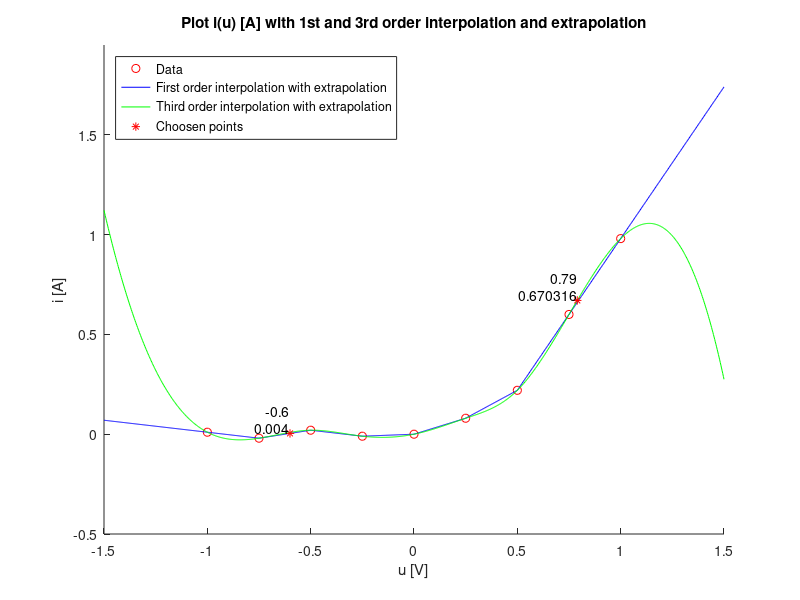

Source code (MATLAB):
clc;
clear;

%data
u = -1:0.25:1;
i = [0.01 -0.02 0.02 -0.01 0 0.08 0.22 0.6 0.98];
u1=-0.6;
u2=0.79;
xe=linspace(-1.5,1.5,1000); 

%interpolation 1st order with extrapolation
y1 = interp1(u,i,xe,'linear','extrap');

%interpolation 3rd order with extrapolation
y3 = spline(u, i, xe);

%interpolation of i for u1 and u2
i1=interp1(u,i,u1);
i2=spline(u,i,u2);

%plot
figure;
ylabel('i [A]');
xlabel('u [V]');
axis([-1.5, 1.5 -0.5 1.95]);
title('Plot i(u) [A] with 1st and 3rd order interpolation and extrapolation');
hold on;
plot(u, i, 'or', ...
    xe, y1,'b', ...
    xe, y3, 'g', ...
    u1,i1,'r*', ...
    u2,i2,'r*');
legend('Data', ...
    'First order interpolation with extrapolation', ...
    'Third order interpolation with extrapolation', ...
    'Choosen points', ...
    'Location', 'northwest')
label1 = {u1,i1};
text(u1,i1, label1,'VerticalAlignment','bottom','HorizontalAlignment','right');
label2 = {u2,i2};
text(u2,i2, label2,'VerticalAlignment','bottom','HorizontalAlignment','right');
